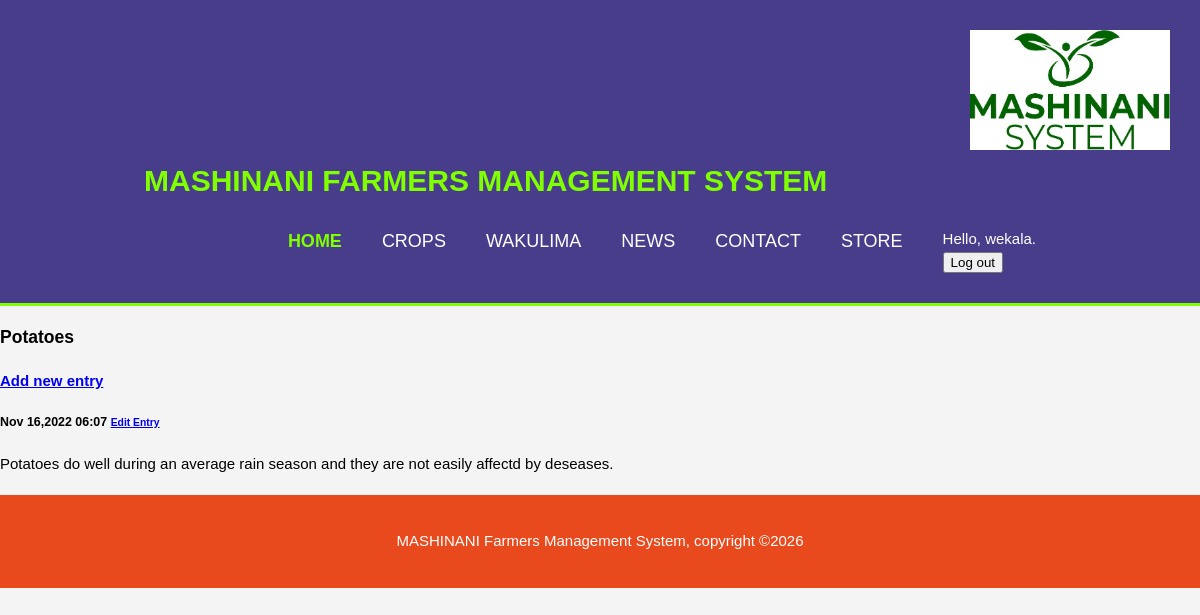
/crops/15/ (signed in), run on the app's committed database.
### farmers/models.py (models this page shows, shortened)
class Crop(models.Model):
    text = models.CharField(max_length=200)
    date_added = models.DateTimeField(auto_now_add=True)
    def __str__(self):
        return self.text

class Entry(models.Model):
    crop = models.ForeignKey(Crop, on_delete=models.CASCADE)
    text =  models.TextField()
    date_added = models.DateTimeField(auto_now_add=True)
    class Meta:
        verbose_name_plural = 'entries'

### farmers/views.py (the view)
# urls.py: path('crops/<int:crop_id>/', views.crop, name='crop'),
@login_required
def crop(request, crop_id):
    crop = Crop.objects.get(id=crop_id)
    entries = crop.entry_set.order_by('-date_added')
    context = {'crop': crop, 'entries': entries}
    return render(request, 'farmers/crop.html', context)

### farmers/templates/farmers/crop.html
{% extends "farmers/base.html" %}
{% block page_header %}
<h3>{{ crop }}</h3>
{% endblock page_header %}
{% block content %}
<h4>
  <a href="{% url 'farmers:new_entry' crop.id%}">Add new entry</a>
</h4>
{% for entry in entries %}
<div class="card mb-3">
  <h5 class="card-header">
    {{ entry.date_added|date:'M d,Y H:i' }}
   <small><a href="{% url 'farmers:edit_entry' entry.id%}">Edit Entry</a></small>
  </h5>
  <div class="card-body">
    {{ entry.text|linebreaks }}
  </div>
</div>
  {% empty %}
    <p>There are no entries for this topic yet.</p>
  {% endfor %}
{% endblock content %}

### farmers/templates/farmers/base.html (shortened to what this page needs)
{% load static %}
<!DOCTYPE html>
<html lang="en">
<head>
  <link rel="stylesheet" type="text/css" href="{% static '/css/base.css' %}">
</head>
<body>
  <header>
    <img  id="log" src="{% static 'images/logo.jpg' %}">
    <div class="container">
      <div id="branding">
        <h1> MASHINANI FARMERS MANAGEMENT SYSTEM</h1>
      </div>
      <nav>
        <ul>
          <li class="current active">
            <a href="{% url 'farmers:index' %} ">Home</a>
          </li>
          <li>
            <a class="nav-link" href="{% url 'farmers:crops' %}">Crops</a>
          </li>
          <li>
            <a href="{% url 'farmers:wakulima' %}">Wakulima</a>
          </li>
          <li>
            <a href="{% url 'farmers:news' %}">News</a>
          </li>
          <li>
            <a href="{% url 'farmers:contact' %}">Contact</a>
          </li>
          <li>
            <a href="{% url 'store' %}">Store</a>
          </li>
          <li>
            {% if user.is_authenticated %}
             <span class="navbar-text"> Hello, {{ user.username }}.</span>
           <form  action="{% url 'users:logout' %}" method="post">
               <button type="submit" class="btn btn-info">Log out</button>
           </form>
          </li>
            {% endif %}
        </ul>
      </nav>
    </div>
    </header>
  <main role="main" class="">
        <div class="pb-2 mb-2 border-bottom">
          {% block page_header %}{% endblock page_header %}
        </div>
        <div>
        {% block content %}{% endblock content %}
        </div>
  </main>
</body>
<footer>
  <P>MASHINANI Farmers Management System, copyright &copy;2026</P>
</footer>
</html>

### static/css/base.css (style rules this page uses)
body { font: 15px/1.5 Arial,Hevetica,sans-serif; padding: 0%; margin: 0%; background-color:#f4f4f4; }
.container { width: 80%; margin: auto; overflow: hidden; }
ul { padding: 0%; margin: 0%; float: right; }
header { background: darkslateblue; color: #ffff; padding: 30px; min-height: 70px; border-bottom: chartreuse 3px solid; }
header a { color: #ffff; text-decoration: none; text-transform: uppercase; font-size: 18px; }
header li { float: left; display: inline; padding: 0 20px 0 20px; }
header #branding { float: left; color: chartreuse; }
header #branding h1 { margin-top: 3px; }
header nav { float: right; margin-top: 5px; }
header .highlight, header .current a { color: chartreuse; font-weight: bolder; }
footer { padding: 20px; margin-top: 20px; color: #ffffff; background-color: #e8491d; text-align: center; }
#log { float: left; height: 150px; width:150px; display: inline-block; margin: 0%; }

### farmers/templates/farmers/base.html (style rules this page uses)
#log { width: 200px; height: 120px; float: inline-end; margin-bottom: 5px; margin-left: 30px; }

### data on the page
Crop: text "Potatoes"
Entry: date_added "Nov 16,2022 06:07", text "Potatoes do well during an average rain season and they are not easily affectd by deseases."

### other printed values
{{ user.username }} "wekala"
